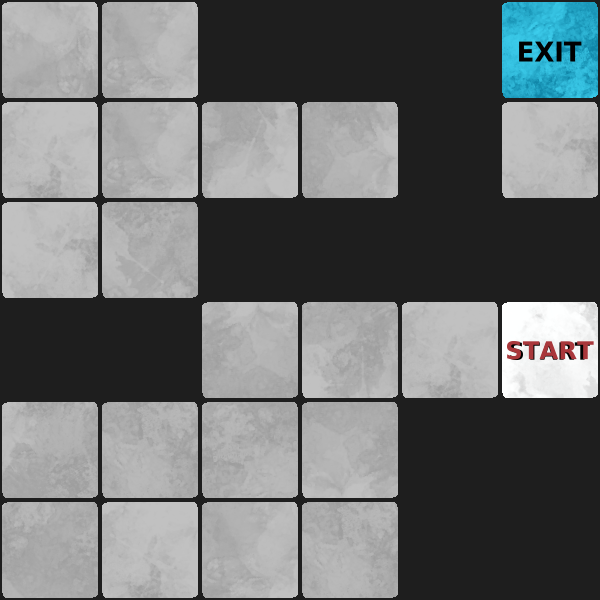

This is a level from a 2D game, rendered from its Tiled map with the project's own tilesets. A one-line summary and the complete map file follow:
An orthogonal 6x6 tile map with 100x100 px tiles, 1 tile layer (One Too Many!) and 9 objects (4x Box, 3x Pit, Player, BottomlessPit).

<map version="1.10" tiledversion="1.11.2" orientation="orthogonal" renderorder="left-down" width="6" height="6" tilewidth="100" tileheight="100" infinite="0" backgroundcolor="#1e1e1e" nextlayerid="4" nextobjectid="11">
 <tileset firstgid="1" source="sprite_sheet.tsx" />
 <layer id="1" name="One Too Many!" width="6" height="6">
  <data encoding="csv">
44,26,103,103,103,18,
27,26,25,56,0,55,
55,41,103,0,103,103,
0,103,45,53,27,93,
57,40,24,23,103,0,
61,27,26,40,103,103
</data>
 </layer>
 <objectgroup id="2" name="Entities">
  <object id="1" name="Player" type="Player" gid="1" x="500" y="400" width="100" height="100">
   <properties>
    <property name="FacingDirection" value="left" />
    <property name="Lives" type="int" value="3" />
   </properties>
  </object>
  <object id="2" name="4" type="Box" gid="17" x="500" y="200" width="100" height="100">
   <properties>
    <property name="BoxInPit" type="int" value="0" />
    <property name="Id" type="int" value="4" />
    <property name="IsActive" type="bool" value="true" />
   </properties>
  </object>
  <object id="3" name="Box2" type="Box" gid="12" x="100" y="100" width="100" height="100">
   <properties>
    <property name="BoxInPit" type="int" value="0" />
    <property name="Id" type="int" value="2" />
    <property name="IsActive" type="bool" value="true" />
   </properties>
  </object>
  <object id="4" name="Box3" type="Box" gid="11" x="0" y="100" width="100" height="100">
   <properties>
    <property name="BoxInPit" type="int" value="0" />
    <property name="Id" type="int" value="3" />
    <property name="IsActive" type="bool" value="true" />
   </properties>
  </object>
  <object id="5" name="Box1" type="Box" gid="6" x="200" y="600" width="100" height="100">
   <properties>
    <property name="BoxInPit" type="int" value="0" />
    <property name="Id" type="int" value="1" />
    <property name="IsActive" type="bool" value="true" />
   </properties>
  </object>
 </objectgroup>
 <objectgroup id="3" name="Elements">
  <object id="6" name="Pit1" type="Pit" gid="84" x="0" y="400" width="100" height="100">
   <properties>
    <property name="Id" type="int" value="1" />
    <property name="IsActive" type="bool" value="true" />
    <property name="PitState" type="int" value="0" />
   </properties>
  </object>
  <object id="8" name="Pit3" type="Pit" gid="78" x="300" y="300" width="100" height="100">
   <properties>
    <property name="Id" type="int" value="3" />
    <property name="IsActive" type="bool" value="true" />
    <property name="PitState" type="int" value="0" />
   </properties>
  </object>
  <object id="9" name="BottomlessPit" type="BottomlessPit" gid="78" x="500" y="500" width="100" height="100" />
  <object id="10" name="Pit2" type="Pit" gid="78" x="400" y="200" width="100" height="100">
   <properties>
    <property name="Id" type="int" value="2" />
    <property name="IsActive" type="bool" value="true" />
    <property name="PitState" type="int" value="0" />
   </properties>
  </object>
 </objectgroup>
</map>
